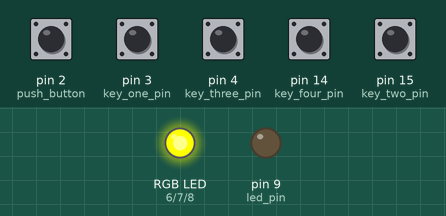
Recording of a sketch running on a simulated Arduino Leonardo, built with avr-gcc and run on an emulated ATmega32U4. Parts: an RGB LED mixed from three pins (HIGH = lit), output pins drawn as LEDs (lit = HIGH). The test bench sets the inputs (shaded band); at power-on: pin 2 (push_button) HIGH, pin 3 (key_one_pin), pin 4 (key_three_pin), pin 14 (key_four_pin), pin 15 (key_two_pin) LOW. USB keyboard and mouse output is not drawn.

Above: at 1.2 s.
1.3 s: pin 2 (push_button) pulled LOW for 0.15 s
At 2.5 s:
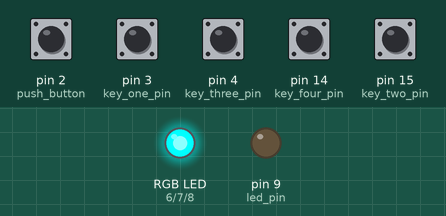
2.9 s: pin 2 (push_button) pulled LOW for 1 s
At 3.8 s:
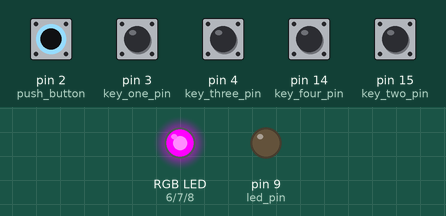
Timing chart, 0 to 5.9 s (numbered marks = the images above; inputs shaded):
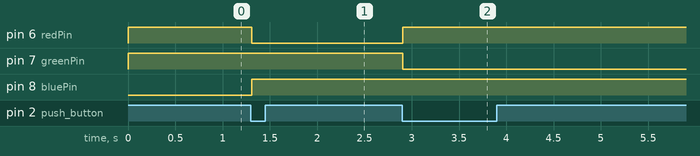

Measured:
- after the input at 1.3 s, pin 6 (redPin): HIGH → LOW at once; pin 8 (bluePin): LOW → HIGH at once
- after the input at 2.9 s, pin 6 (redPin): LOW → HIGH at once; pin 7 (greenPin): HIGH → LOW at once

The sketch:

nocc2.ino
```cpp
#include "Keyboard.h"

char* secretCode = "1234";  // set password
int secretCodeLen = 4;
bool a_toggle = false, b_toggle = false, passwd_toggle = false;
bool c_toggle = false, d_toggle = false, pushbtn_toggle = false;
int count = 0, wrong = 0, button_mode = 0;

// touch sensor
const int key_one_pin = 3;
const int key_two_pin = 15;
const int key_three_pin = 4;
const int key_four_pin = 14;
// push button
const int push_button = 2;
// rgb led
const int redPin = 6;
const int greenPin = 7;
const int bluePin = 8;
// red led
const int led_pin = 9;

void setup()
{
  Serial.begin(9600);
  Keyboard.begin();
  Serial.begin(115200);
  pinMode(push_button, INPUT_PULLUP);
  pinMode(key_one_pin, INPUT);
  pinMode(key_two_pin, INPUT);
  pinMode(key_three_pin, INPUT);
  pinMode(key_four_pin, INPUT);
  pinMode(redPin, OUTPUT);
  pinMode(greenPin, OUTPUT);
  pinMode(bluePin, OUTPUT);
  pinMode(led_pin, OUTPUT);

  setLocked(true);
}

void loop()
{
  char key;

  if(digitalRead(key_one_pin)==1 && a_toggle==false) {
    key = '1';
    a_toggle = true;
    Serial.println('a');
    passwd_toggle = true;
    if(button_mode==2) {
      Keyboard.write('a');
    }
  }
  else if(digitalRead(key_two_pin)==1 && b_toggle==false) {
    key = '2';
    b_toggle = true;
    Serial.println('b');
    passwd_toggle = true;
    if(button_mode==2) {
      Keyboard.write('b');
    }
  }
  else if(digitalRead(key_three_pin)==1 && c_toggle==false) {
    key = '3';
    c_toggle = true;
    Serial.println('c');
    passwd_toggle = true;
    if(button_mode==2) {
      Keyboard.write('c');
    }
  }
  else if(digitalRead(key_four_pin)==1 && d_toggle==false) {
    key = '4';
    d_toggle = true;
    Serial.println('d');
    passwd_toggle = true;
    if(button_mode==2) {
      Keyboard.write('d');
    }
  }
  else if(!digitalRead(push_button) && pushbtn_toggle==false) {
    passwd_toggle = true;
    pushbtn_toggle = true;

    button_mode++;
    if(button_mode>=3) button_mode = 0;
  }

  // button mode -> change led
  if(button_mode==0) {
    digitalWrite(redPin, HIGH);
    digitalWrite(greenPin, HIGH);
    digitalWrite(bluePin, LOW);
  }
  else if(button_mode==1) {
    digitalWrite(redPin, LOW);
    digitalWrite(greenPin, HIGH);
    digitalWrite(bluePin, HIGH);
  }
  else {
    digitalWrite(redPin, HIGH);
    digitalWrite(greenPin, LOW);
    digitalWrite(bluePin, HIGH);
  }

  // input password
  if(passwd_toggle && button_mode!=2)
  {
    if(key==secretCode[count]) {
      count++;
    }
    else if(key!=secretCode[count])
    {
      count++;
      wrong++;
    }

    if(count==secretCodeLen) {
      if(wrong==0) {
        setLocked(false);
        setLocked(true);
      }
      else {
        setLocked(true);
        led_blink();
      }
      wrong = 0;
      count = 0;
    }
    passwd_toggle = false;
  }

  if(!digitalRead(key_one_pin)) a_toggle = false;
  if(!digitalRead(key_two_pin)) b_toggle = false;
  if(!digitalRead(key_three_pin)) c_toggle = false;
  if(!digitalRead(key_four_pin)) d_toggle = false;
  if(digitalRead(push_button)) pushbtn_toggle = false;
  delay(10);
}

void setLocked(int locked)
{
  if(locked)
  {
    digitalWrite(led_pin, LOW);
  }
  else
  {
    // button mode -> keyboard write
    if(button_mode==0) {
      Keyboard.println("3630");
    }
    else if(button_mode==1) {
      Keyboard.println("3630");
    }

    digitalWrite(led_pin, HIGH);
    delay(2000);
  }
}

void led_blink()
{
  for(int i=0; i<4; i++) {
    digitalWrite(led_pin, HIGH);
    delay(300);
    digitalWrite(led_pin, LOW);
    delay(300);
  }
}
```
